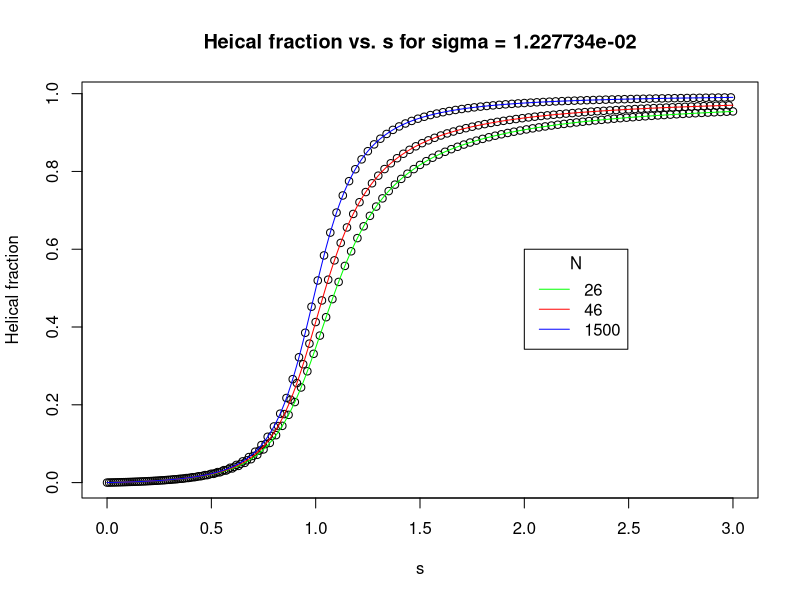
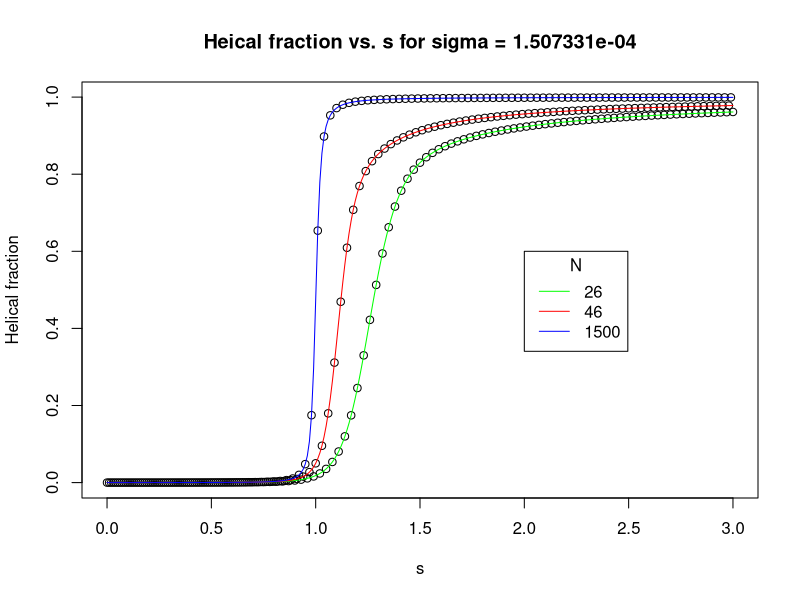
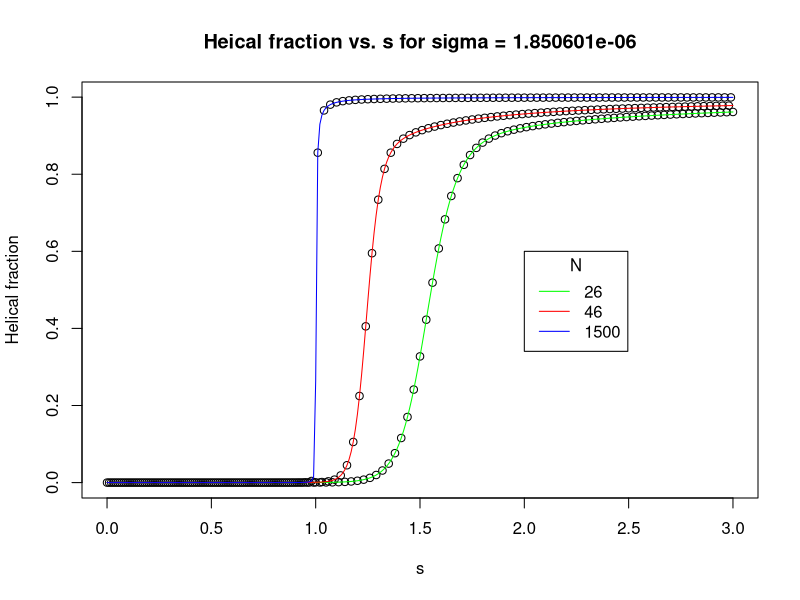
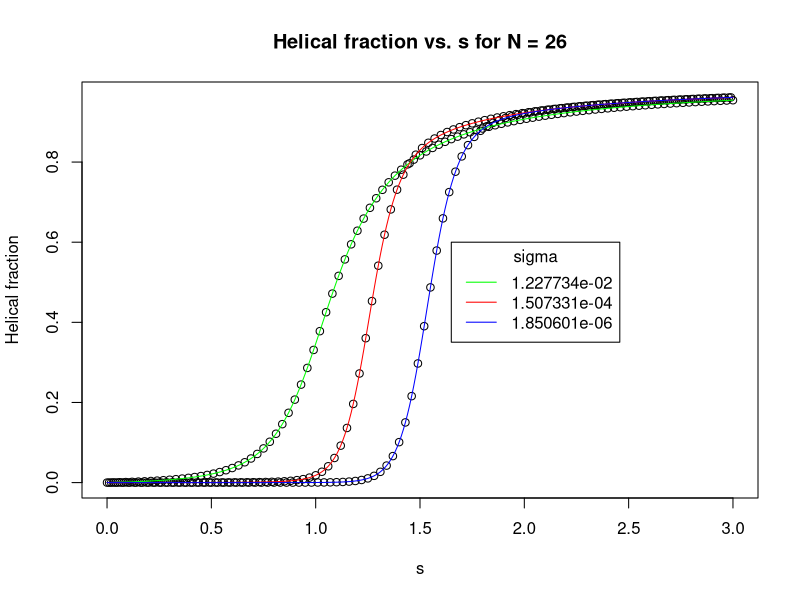
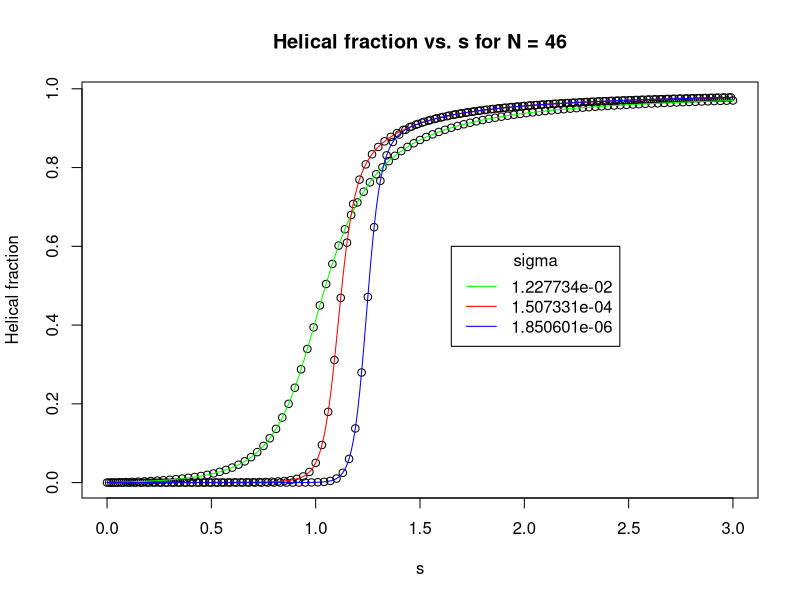
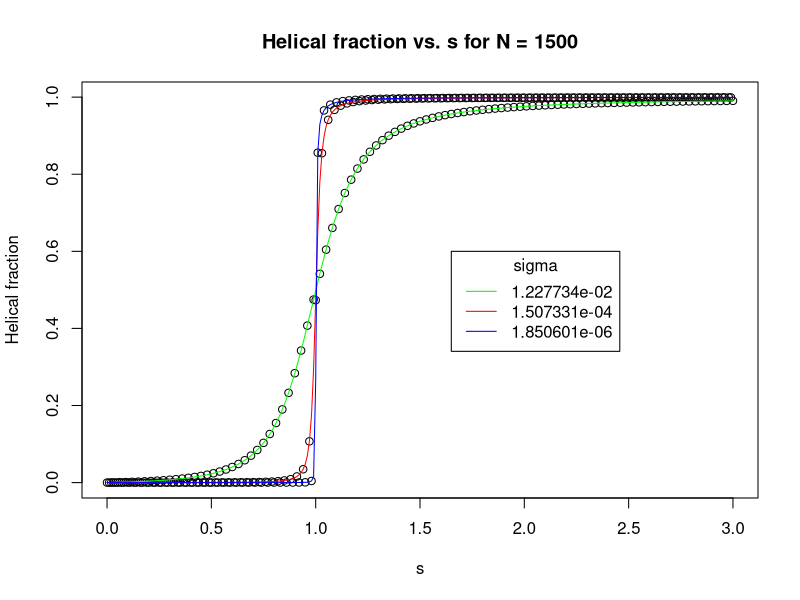
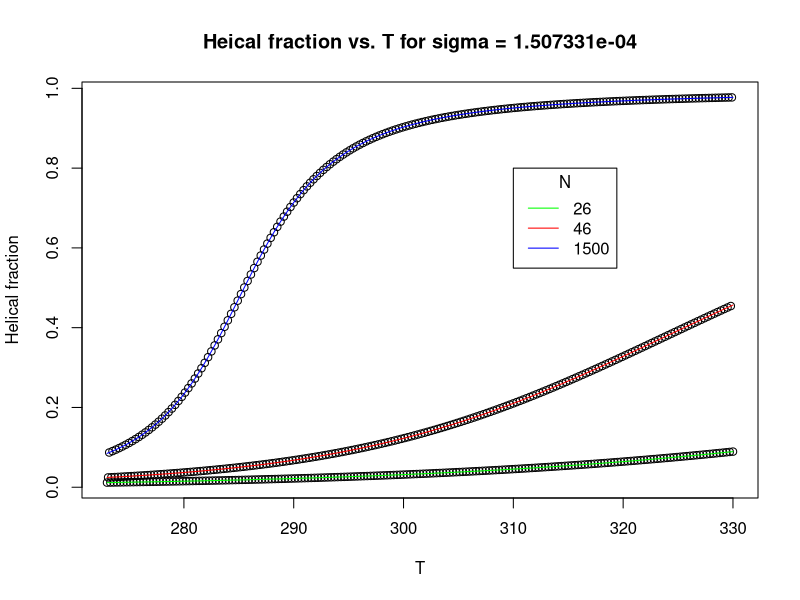
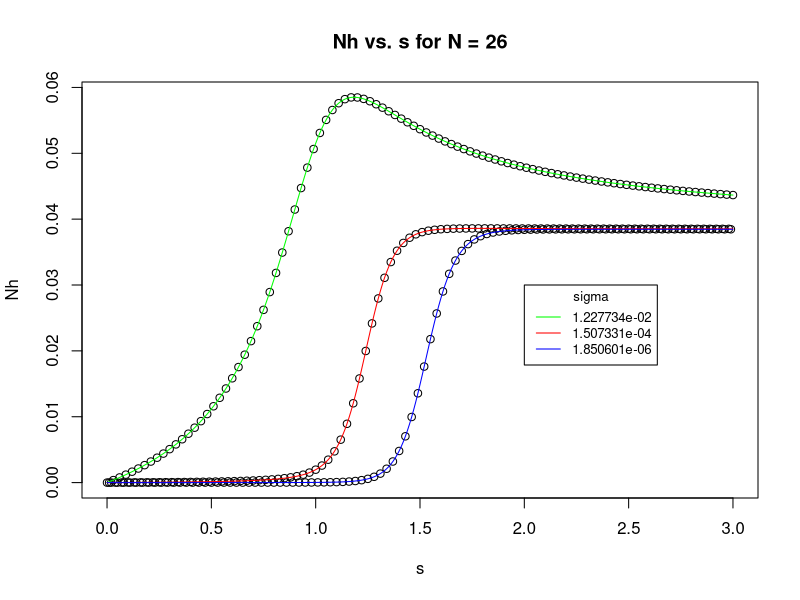

These figures' R source, in order:
## ---- chunk 1
knitr::opts_chunk$set(echo = TRUE)
## ---- chunk 2
N <- c(26, 46, 1500)
sigma = c(exp(-8.8*0.5), exp(-8.8), exp(-8.8*1.5))
s_steps = 0.01
s1 = seq(0, 3, by=s_steps)

eigenbig <- function(s, sigma){
  a=0.5*(s+1+sqrt((s-1)^2+4*s*sigma))
  return(a)
}

eigensmall <- function(s, sigma){
  a=0.5*(s+1-sqrt((s-1)^2+4*s*sigma))
  return(a)
}

der_eigenbig_s <- function(s, sigma){
  a=0.5*(1+(s-1+2*sigma)/sqrt((s-1)^2+4*s*sigma))
  return(a)
}

der_eigensmall_s <- function(s, sigma){
  a=0.5*(1-(s-1+2*sigma)/sqrt((s-1)^2+4*s*sigma))
  return(a) 
}

helfrac <- function(s, sigma, N){
   
    l_big <- eigenbig(s, sigma)
    l_small <- eigensmall(s,sigma)
    dl_ds_big <- der_eigenbig_s(s, sigma)
    dl_ds_small <- der_eigensmall_s(s, sigma)
    
    A_small <- (l_small/l_big)**N*((1-l_big)*(-N*l_small+(N+1)*l_big)*dl_ds_small+(l_small-1)*l_small*dl_ds_big)
    A_big <- (1-l_small)*(-N*l_big+(N+1)*l_small)*dl_ds_big+(l_big-1)*l_big*dl_ds_small
    B <- l_big*(l_small-l_big)*((l_small/l_big)**(N+1)*(l_big-1)-(l_small-1))
    
    theta <- (s/N)*(A_small+A_big)/B
    return(theta)
}
## ---- chunk 3

for(i in 1:length(sigma)){
plot(s1,helfrac(s=s1,sigma=sigma[i],N), ylab ='Helical fraction', xlab = 's')
lines(s1,helfrac(s=s1,sigma=sigma[i],N=N[1]), col='green')
lines(s1,helfrac(s=s1,sigma=sigma[i],N=N[2]), col='red')  
lines(s1,helfrac(s=s1, sigma=sigma[i],N=N[3]), col='blue')
legend(2, 0.6, legend=c(N[1],N[2],N[3]), col=c("green","red", "blue"),lty=c(1,1), cex=1, title='N')
title(paste(c('Heical fraction vs. s for sigma =', format(sigma[i],scientific = TRUE)), collapse = " "))
}
## ---- chunk 4
for(i in 1:length(N)){
plot(s1,helfrac(s=s1,sigma=sigma,N[i]), ylab ='Helical fraction', xlab = 's')
lines(s1,helfrac(s=s1,sigma=sigma[1],N=N[i]), col='green')
lines(s1,helfrac(s=s1,sigma=sigma[2],N=N[i]), col='red')  
lines(s1,helfrac(s=s1,sigma=sigma[3],N=N[i]), col='blue')
legend(1.65, 0.6, legend=(format(c(sigma[1],sigma[2],sigma[3]),scientific = TRUE)), col=c("green","red", "blue"),lty=c(1,1), cex=1, title='sigma')
title(paste(c('Helical fraction vs. s for N =',N[i]), collapse = " "))
}
## ---- chunk 5
T_ = seq(273,330,by=0.1)
T_e = 0.78
T_m = 285
s_T <- exp(-(T_e*298/(T_))*(1-(T_/T_m)))

helfracT <- function(s=s_T, sigma, N){
   
    l_big <- eigenbig(s, sigma)
    l_small <- eigensmall(s,sigma)
    dl_ds_big <- der_eigenbig_s(s, sigma)
    dl_ds_small <- der_eigensmall_s(s, sigma)
    
    A_small <- (l_small/l_big)**N*((1-l_big)*(-N*l_small+(N+1)*l_big)*dl_ds_small+(l_small-1)*l_small*dl_ds_big)
    A_big <- (1-l_small)*(-N*l_big+(N+1)*l_small)*dl_ds_big+(l_big-1)*l_big*dl_ds_small
    B <- l_big*(l_small-l_big)*((l_small/l_big)**(N+1)*(l_big-1)-(l_small-1))
    
    theta <- (s/N)*(A_small+A_big)/B
    return(theta)
}

plot(T_,helfracT(sigma=sigma[2],N=N), ylab ='Helical fraction', xlab = 'T')
lines(T_,helfracT(sigma=sigma[2],N=N[1]),col='green')
lines(T_,helfracT(sigma=sigma[2],N=N[2]),col='red')
lines(T_,helfracT(sigma=sigma[2],N=N[3]),col='blue')
legend(310, 0.8, legend=c(N[1],N[2],N[3]), col=c("green","red", "blue"),lty=c(1,1), cex=1, title='N')
title(paste(c('Heical fraction vs. T for sigma =', format(sigma[2],scientific = TRUE)), collapse = " "))

## ---- chunk 6

der_eigenbig_sig <- function(s, sigma){
  a=(s/sqrt((s-1)^2+4*s*sigma))
  return(a)
}

der_eigensmall_sig <- function(s, sigma){
  a=-(s/sqrt((s-1)^2+4*s*sigma))
  return(a) 
}

N_h <- function(s, sigma, N){
   
    l_big <- eigenbig(s, sigma)
    l_small <- eigensmall(s,sigma)
    dl_dsig_big <- der_eigenbig_sig(s, sigma)
    dl_dsig_small <- der_eigensmall_sig(s, sigma)
    
    A_small <- (l_small/l_big)**N*((1-l_big)*(-N*l_small+(N+1)*l_big)*dl_dsig_small+(l_small-1)*l_small*dl_dsig_big)
    A_big <- (1-l_small)*(-N*l_big+(N+1)*l_small)*dl_dsig_big+(l_big-1)*l_big*dl_dsig_small
    B <- l_big*(l_small-l_big)*((l_small/l_big)**(N+1)*(l_big-1)-(l_small-1))
    
    Nh <- ((sigma)*(A_small+A_big)/B)/N
    return(Nh)
}

for(i in 1:3){
plot(s1,N_h(s=s1,sigma[1:3],N[i]), ylab ='Nh', xlab = 's')
lines(s1,N_h(s=s1,sigma=sigma[1],N=N[i]), col='green')
lines(s1,N_h(s=s1,sigma=sigma[2],N=N[i]), col='red')
lines(s1,N_h(s=s1,sigma=sigma[3],N=N[i]), col='blue')
legend(2, 0.03, legend=(format(c(sigma[1],sigma[2],sigma[3]),scientific = TRUE)), col=c("green","red", "blue"),lty=c(1,1), cex=0.8, title='sigma')
title(paste(c('Nh vs. s for N =',N[i]), collapse = " "))
}

## ---- chunk 7
for(i in 1:3){
plot(s1,N_h(s=s1,sigma=sigma[i],N=N[1:3]), ylab ='Nh', xlab = 's')
lines(s1,N_h(s=s1,sigma=sigma[i],N=N[1]), col='green')
lines(s1,N_h(s=s1,sigma=sigma[i],N=N[2]), col='red')
lines(s1,N_h(s=s1,sigma=sigma[i],N=N[3]), col='blue')
legend(2, 0.03, legend=c(N[1],N[2],N[3]), col=c("green","red","blue"),lty=c(1,1), cex=0.8, title='N')
title(paste(c('Nh vs. s for sigma =', format(sigma[1],scientific = TRUE)), collapse = " "))
}

## ---- chunk 8

for(i in 1:3){
plot(T_,N_h(s=s_T,sigma=sigma[i],N[1:3]), ylab ='Nh', xlab = 'T')
lines(T_,N_h(s=s_T,sigma=sigma[i],N=N[1]), col='green')
lines(T_,N_h(s=s_T,sigma=sigma[i],N=N[2]), col='red') 
lines(T_,N_h(s=s_T, sigma=sigma[i],N=N[3]), col='blue')
title(paste(c('Nh vs. T for sigma =', format(sigma[i],scientific = TRUE)), collapse = " "))
legend(310, 0.05, legend=c(N[1],N[2],N[3]), col=c("green","red", "blue"),lty=c(1,1), cex=1, title='N')
}

## ---- chunk 9
for(i in 1:3){
plot(T_,N_h(s=s_T,sigma=sigma,N[i]), ylab ='Nh', xlab = 'T')
lines(T_,N_h(s=s_T,sigma=sigma[1],N=N[i]), col='green')
lines(T_,N_h(s=s_T,sigma=sigma[2],N=N[i]), col='red') 
lines(T_,N_h(s=s_T,sigma=sigma[3],N=N[i]), col='blue')
title(paste(c('Nh vs. T for sigma =', format(sigma[i],scientific = TRUE)), collapse = " "))
legend(310, 0.04, legend=c(N[1],N[2],N[3]), col=c("green","red", "blue"),lty=c(1,1), cex=1, title='N')
}
